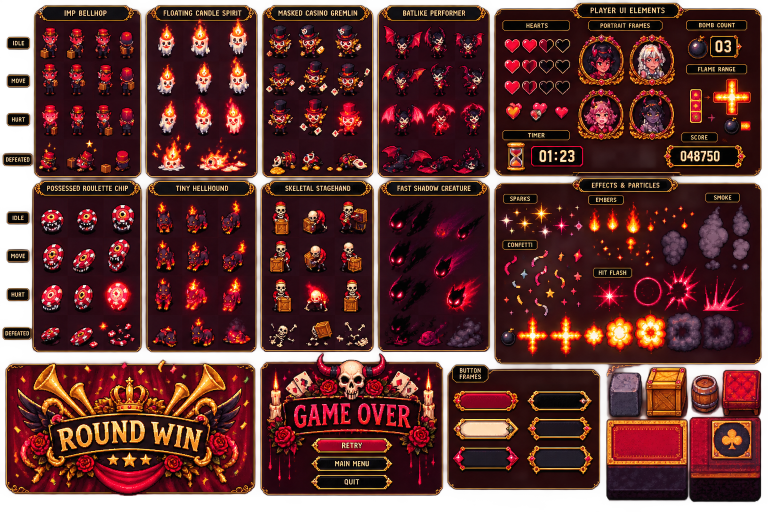
#> input picture assets/src/enemies_sheet.png, 1536 x 1024 px, found by its file name (shown at 1/2 size)
$ python cut_hud.py
#> lines starting #> are read from the running program, lines starting #| are printed output that depends on the picture; after the words box and inside, x2 and y2 are one past the last pixel; in counts of white or black regions, pixels touching at a corner belong together
### tools/spritecut.py
"""shared helpers: key, premultiplied downscale, shared-palette quantise, sheets"""
from PIL import Image
import numpy as np
from scipy import ndimage

def key(cell, bg, thr=30, soft=25):
    rgb=cell[...,:3].astype(float); d=np.sqrt(((rgb-bg)**2).sum(-1))
    a=np.clip((d-thr)/soft,0,1)*255
    out=cell.copy().astype(float); out[...,3]=np.minimum(out[...,3],a)
    return out

def largest_blob(cell_rgba, keep_inside=True):
    """keep the biggest opaque component (+ components inside its bbox), drop stray sparkles"""
    a=cell_rgba[...,3]>40
    lab,n=ndimage.label(ndimage.binary_closing(a,iterations=2))
    if n<=1:
        out=cell_rgba.copy(); filled=ndimage.binary_fill_holes(a); holes=filled&~a
        out[holes,:3]=cell_rgba[holes,:3]; out[holes,3]=255; return out
    sizes=ndimage.sum(a,lab,range(1,n+1)); big=int(np.argmax(sizes))+1
    sl=ndimage.find_objects(lab)[big-1]
    keep=(lab==big)
    if keep_inside:
        box=np.zeros_like(keep); box[sl]=True
        keep|=(lab>0)&box
    out=cell_rgba.copy(); out[~keep,3]=0
    # enclosed holes (dark eyes, sockets keyed out because they match the background) get their original pixels back
    filled=ndimage.binary_fill_holes(keep); holes=filled&~keep
    out[holes,:3]=cell_rgba[holes,:3]; out[holes,3]=255
    return out

# [8 lines left out: function fit, not called in this run]

def quantise(frames, ncol):
    arrs=[np.array(f) for f in frames]
    pix=np.concatenate([a[a[...,3]>=128][:,:3] for a in arrs])
    side=int(np.ceil(np.sqrt(len(pix)))); pad=np.zeros((side*side,3),'uint8'); pad[:len(pix)]=pix; pad[len(pix):]=pix[:side*side-len(pix)]
    pal_img=Image.fromarray(pad.reshape(side,side,3)).quantize(colors=ncol,method=Image.MEDIANCUT,dither=Image.NONE)
    pal=np.array(pal_img.getpalette()[:ncol*3]).reshape(-1,3)
    out=[]
    for a in arrs:
        m=a[...,3]>=128; rgb=a[...,:3].astype(int)
        idx=((rgb[...,None,:]-pal[None,None,:,:])**2).sum(-1).argmin(-1)
        q=np.zeros_like(a); q[...,:3]=pal[idx]; q[...,3]=np.where(m,255,0); q[~m,:3]=0
        out.append(Image.fromarray(q.astype('uint8'),'RGBA'))
    return out, pal

def sheet(frames, cols, scale=1, bg=(0,0,0,0)):
    fw=max(f.width for f in frames); fh=max(f.height for f in frames); rows=(len(frames)+cols-1)//cols
    s=Image.new('RGBA',(fw*cols,fh*rows),bg)
    for i,f in enumerate(frames): s.paste(f,((i%cols)*fw,(i//cols)*fh),f)
    if scale>1: s=s.resize((s.width*scale,s.height*scale),Image.NEAREST)
    return s

### tools/cut_hud.py
"""HUD hearts from the enemies/UI sheet: full, half, empty. 24 px icons, keyed by distance from the panel background."""
import sys, os, shutil; sys.path.insert(0,'tools')
from spritecut import *
from PIL import Image
import numpy as np
A='assets/sprites/48/anim'
sheet_im=np.array(Image.open('assets/src/enemies_sheet.png').convert('RGBA')).astype(float)
BOX={'full':(1008,77,1042,108),'half':(1075,77,1110,108),'empty':(1108,77,1143,108)}
bg=np.median(sheet_im[60:70,1000:1150,:3].reshape(-1,3),axis=0); print('panel bg',bg)
#> after `bg = np.median(sheet_im[60:70, 1000:1150, :3].reshape(-1, 3), axis=0)`: bg = [34, 4, 7]
#| panel bg [34.  4.  7.]
out=[]
for n,(x0,y0,x1,y1) in BOX.items():
    c=largest_blob(key(sheet_im[y0:y1,x0:x1],bg,thr=35,soft=25)); im=Image.fromarray(c.astype('uint8'),'RGBA')
    s=24/im.width; small=im.convert('RGBa').resize((24,max(1,round(im.height*s))),Image.LANCZOS).convert('RGBA')
    fr=Image.new('RGBA',(24,24),(0,0,0,0)); fr.paste(small,(0,(24-small.height)//2),small); out.append(fr)
#> this loop made 3 passes
#> pass 1, in key, `a=np.clip((d-thr)/soft,0,1)*255`:
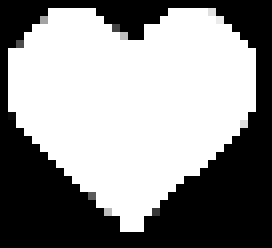
#> a: shape (31, 34) float64 (shown 8 times larger); min 0, max 255, mean 143.9
#> after the loop:
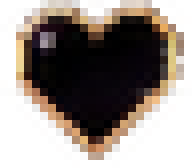
#> small: PIL image 24x21 RGBA (shown 8 times larger); mean R, G, B, A 55.5, 40.5, 30.2, 138; transparent parts drawn white
#> after the loop, out = 3 items
q,_=quantise(out,24)
#> in quantise, `pix=np.concatenate([a[a[...,3]>=128][:,:3] for a in arrs])`: pix = 805 rows, first 8: [157, 58, 71], [230, 142, 148], [225, 122, 129], [246, 96, 115], [153, 45, 59], [238, 118, 129], [234, 81, 99], [248, 97, 105]
#> in quantise, `side = int(np.ceil(np.sqrt(len(pix))))`: side = 29
#> in quantise, `pal_img=Image.fromarray(pad.reshape(side,side,3)).quantize(colors=ncol..`:
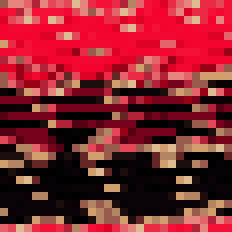
#> pal_img: PIL image 29x29 P (shown 8 times larger); mean R, G, B 136.5, 37.2, 46.1
#> in quantise, `pal=np.array(pal_img.getpalette()[:ncol*3]).reshape(-1,3)`: pal = 24 rows, first 8: [223, 187, 145], [209, 159, 109], [230, 133, 126], [179, 133, 98], [229, 99, 107], [227, 71, 88], [153, 91, 77], [235, 42, 70]
#> the loop in quantise, `for a in arrs:` made 3 passes
#> pass 1, in quantise, `m = a[..., 3] >= 128`:
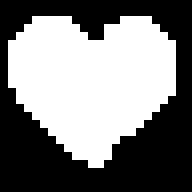
#> m: shape (24, 24) bool (shown 8 times larger); 49% white; 1 white region, box (x1, y1, x2, y2) and area: (1, 2, 22, 21) 282
#> after the loop in quantise, `for a in arrs:`: m: shape (24, 24) bool; 46% white; 1 white region, box (x1, y1, x2, y2) and area: (2, 2, 22, 20) 265
#> after the loop in quantise, `for a in arrs:`:
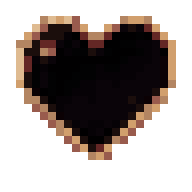
#> q: shape (24, 24, 4) (shown 8 times larger); mean of channels 0, 1, 2, 3 27.2, 18.4, 14.8, 117.3; transparent parts drawn white
#> after the loop in quantise, `for a in arrs:`: out = 3 items
#> q = 3 items
for n,f in zip(BOX,q): f.save(f'{A}/hud_heart_{n}.png')
#> this loop made 3 passes
#> n on passes 1 to 3: 'full', 'half', 'empty'
#> pass 1, `for n,f in zip(BOX,q): f.save(f'{A}/hud_heart_{n}.png')`:
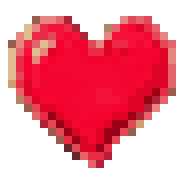
#> saved as hud_heart_full.png: PIL image 24x24 RGBA (shown 8 times larger); mean R, G, B, A 111, 16.8, 29.9, 124.8; transparent parts drawn white
for n in ('dizzy','defeated'): shutil.copy(f'assets/sprites/48/heroine_{n}_0.png',f'{A}/heroine_{n}_0.png')
sheet(q,3,6,bg=(40,4,12,255)).save('work/strip_hearts.png'); print('hearts ok')
#> in sheet, `fw = max((f.width for f in frames))`: fw = 24
#> in sheet, `rows = (len(frames) + cols - 1) // cols`: rows = 1
#> the loop in sheet, `for i,f in enumerate(frames): s.paste(f,((i%cols)*fw,(i//cols)*fh),f)` made 3 passes
#> in sheet, `if scale>1: s=s.resize((s.width*scale,s.height*scale),Image.NEAREST)`:
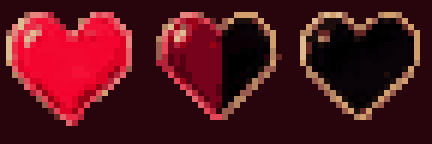
#> s: PIL image 432x144 RGBA; mean R, G, B, A 83.1, 18.8, 27.1, 255
#| hearts ok

$ run again, with assets/src/tiles_sheet.png copied over assets/src/enemies_sheet.png
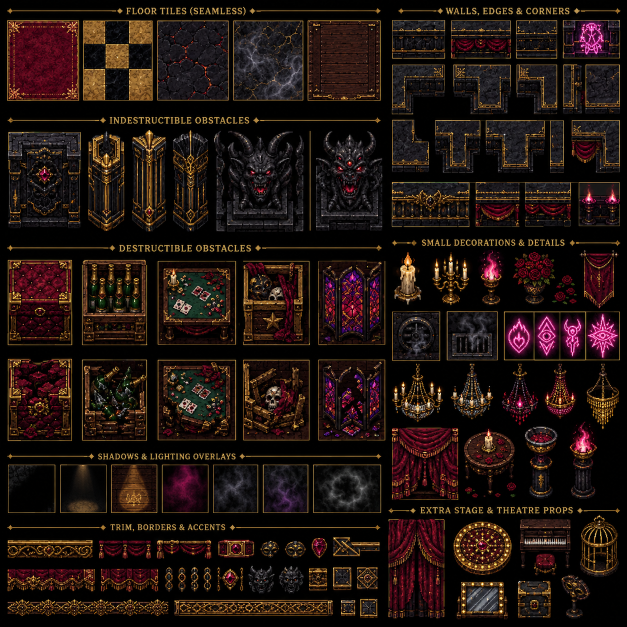
#> input picture assets/src/tiles_sheet.png, 1254 x 1254 px, found by its file name (shown at 1/2 size)
#> bg = [24, 20, 21]
#| panel bg [24. 20. 21.]
#> the loop `for n,(x0,y0,x1,y1) in BOX.items():` made 3 passes
#> (sizes in largest_blob, big in largest_blob) on passes 1 to 3: ([66, 64, 4, 0, 1, 33, 4], 1), ([13, 1, 2, 1, 6, 6, 67], 7), ([47, 88, 1], 2)
#> after the loop `for n,(x0,y0,x1,y1) in BOX.items():`: out = 3 items
#> pix = 76 rows, first 8: [84, 12, 17], [99, 14, 15], [81, 9, 11], [205, 89, 51], [104, 14, 25], [205, 90, 56], [201, 95, 65], [182, 66, 51]
#> side = 9
#> pal = 24 rows, first 8: [166, 112, 57], [166, 93, 37], [175, 88, 45], [121, 85, 43], [133, 80, 32], [119, 77, 33], [130, 70, 32], [114, 66, 38]
#> the loop in quantise, `for a in arrs:` made 3 passes
#> after the loop in quantise, `for a in arrs:`:
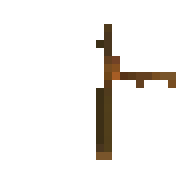
#> q: shape (24, 24, 4) (shown 8 times larger); mean of channels 0, 1, 2, 3 6.1, 4.2, 2, 17.3; transparent parts drawn white
#> after the loop in quantise, `for a in arrs:`: out = 3 items
#> the loop `for n,f in zip(BOX,q): f.save(f'{A}/hud_heart_{n}.png')` made 3 passes
#> n on passes 1 to 3: 'full', 'half', 'empty'
#> fw = 24
#> rows = 1
#> the loop in sheet, `for i,f in enumerate(frames): s.paste(f,((i%cols)*fw,(i//cols)*fh),f)` made 3 passes
#> after the loop in sheet, `for i,f in enumerate(frames): s.paste(f,((i%cols)*fw,(i//cols)*fh),f)`:
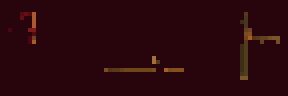
#> s: PIL image 72x24 RGBA (shown 4 times larger); mean R, G, B, A 42.8, 6.5, 12.8, 255
#| hearts ok
